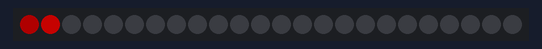
This sketch was run on a simulated Arduino Uno, built with avr-gcc and run on an emulated ATmega328P. On the bench: 24 RGB LEDs in strip order, left to right. Dim RGB values are drawn brighter than linear.

Above: at 3.07 s.
At 8.33 s:
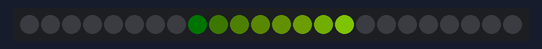
At 13.47 s:
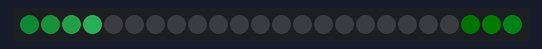
At 21.42 s:
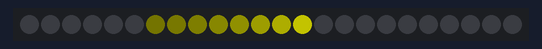
At 30.6 s:
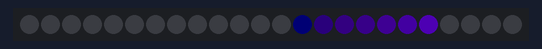
At 39.9 s:
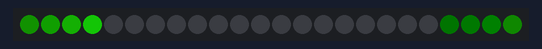

The sketch:

palette_chase.ino
```cpp
#include <FastLED.h>

#define DATA_PIN    3
//#define CLK_PIN   4

#define LED_TYPE    WS2812
#define COLOR_ORDER GRB
#define NUM_LEDS    24 //64
CRGB leds[NUM_LEDS];

#define BRIGHTNESS          96
#define FRAMES_PER_SECOND  100

DEFINE_GRADIENT_PALETTE( heatmap_gp ) {
0  , 255, 0  , 0  ,   //red
60 , 240, 240, 0  ,   //yellow
140 , 10 , 250, 10 ,  //greeish
220, 70 ,   0, 160,   //purple
240, 255, 0  , 0  ,   //red
255, 255, 0  , 0  };  //red

void setup() {
    delay(3000); // 3 second delay for recovery

  // tell FastLED about the LED strip configuration
  FastLED.addLeds<LED_TYPE,DATA_PIN,COLOR_ORDER>(leds, NUM_LEDS).setCorrection(TypicalLEDStrip);

  // set master brightness control
  FastLED.setBrightness(BRIGHTNESS);
}


void loop() {
  CRGBPalette16 myPal = heatmap_gp;
  for(int i = 0; i < 240; i++) {

    uint8_t heatindex = (i);
    leds[i % NUM_LEDS] = ColorFromPalette( myPal, heatindex); // normal palette access
    FastLED.show();
    FastLED.delay(60);

    for(int k = 0; k < NUM_LEDS; k++) {
      leds[k].fadeToBlackBy( 110 );
    }
  }

}
```
